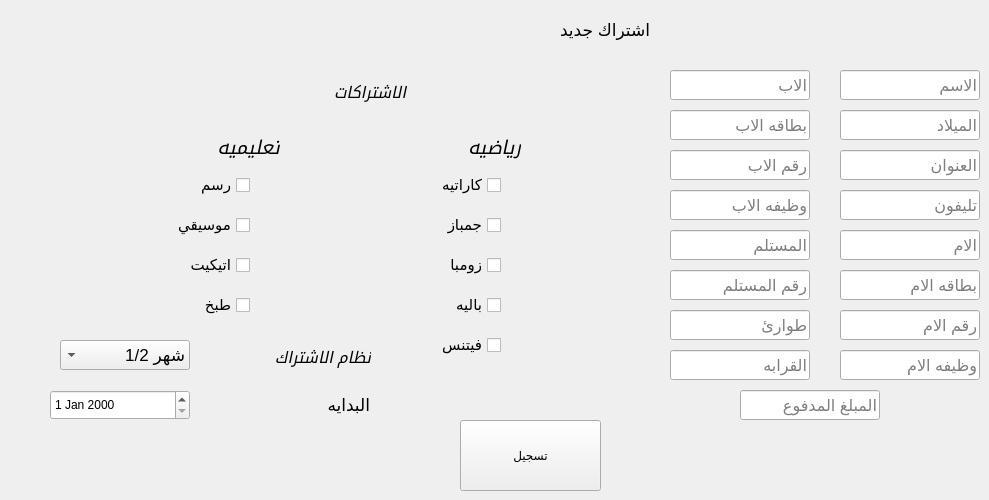
       <widget class="QWidget" name="tab_19">
        <attribute name="title">
         <string>اشتراك جديد</string>
        </attribute>
        <widget class="QLineEdit" name="lineEdit_57">
         <property name="geometry">
          <rect>
           <x>670</x>
           <y>150</y>
           <width>140</width>
           <height>30</height>
          </rect>
         </property>
         <property name="font">
          <font>
           <pointsize>12</pointsize>
          </font>
         </property>
         <property name="placeholderText">
          <string>رقم الاب</string>
         </property>
        </widget>
        <widget class="QLineEdit" name="lineEdit_58">
         <property name="geometry">
          <rect>
           <x>670</x>
           <y>310</y>
           <width>140</width>
           <height>30</height>
          </rect>
         </property>
         <property name="font">
          <font>
           <pointsize>12</pointsize>
          </font>
         </property>
         <property name="placeholderText">
          <string>طوارئ</string>
         </property>
        </widget>
        <widget class="QCheckBox" name="checkBox_17">
         <property name="geometry">
          <rect>
           <x>411</x>
           <y>250</y>
           <width>90</width>
           <height>30</height>
          </rect>
         </property>
         <property name="font">
          <font>
           <pointsize>11</pointsize>
          </font>
         </property>
         <property name="layoutDirection">
          <enum>Qt::RightToLeft</enum>
         </property>
         <property name="text">
          <string>زومبا</string>
         </property>
        </widget>
        <widget class="QLineEdit" name="lineEdit_59">
         <property name="geometry">
          <rect>
           <x>840</x>
           <y>350</y>
           <width>140</width>
           <height>30</height>
          </rect>
         </property>
         <property name="font">
          <font>
           <pointsize>12</pointsize>
          </font>
         </property>
         <property name="placeholderText">
          <string>وظيفه الام</string>
         </property>
        </widget>
        <widget class="QLineEdit" name="lineEdit_60">
         <property name="geometry">
          <rect>
           <x>840</x>
           <y>270</y>
           <width>140</width>
           <height>30</height>
          </rect>
         </property>
         <property name="font">
          <font>
           <pointsize>12</pointsize>
          </font>
         </property>
         <property name="placeholderText">
          <string>بطاقه الام</string>
         </property>
        </widget>
        <widget class="QLineEdit" name="lineEdit_61">
         <property name="geometry">
          <rect>
           <x>670</x>
           <y>230</y>
           <width>140</width>
           <height>30</height>
          </rect>
         </property>
         <property name="font">
          <font>
           <pointsize>12</pointsize>
          </font>
         </property>
         <property name="placeholderText">
          <string>المستلم</string>
         </property>
        </widget>
        <widget class="QLineEdit" name="lineEdit_62">
         <property name="geometry">
          <rect>
           <x>670</x>
           <y>110</y>
           <width>140</width>
           <height>30</height>
          </rect>
         </property>
         <property name="font">
          <font>
           <pointsize>12</pointsize>
          </font>
         </property>
         <property name="placeholderText">
          <string>بطاقه الاب</string>
         </property>
        </widget>
        <widget class="QLineEdit" name="lineEdit_63">
         <property name="geometry">
          <rect>
           <x>840</x>
           <y>150</y>
           <width>140</width>
           <height>30</height>
          </rect>
         </property>
         <property name="font">
          <font>
           <pointsize>12</pointsize>
          </font>
         </property>
         <property name="placeholderText">
          <string>العنوان</string>
         </property>
        </widget>
        <widget class="QCheckBox" name="checkBox_18">
         <property name="geometry">
          <rect>
           <x>411</x>
           <y>170</y>
           <width>90</width>
           <height>30</height>
          </rect>
         </property>
         <property name="font">
          <font>
           <pointsize>11</pointsize>
          </font>
         </property>
         <property name="layoutDirection">
          <enum>Qt::RightToLeft</enum>
         </property>
         <property name="text">
          <string>كاراتيه</string>
         </property>
        </widget>
        <widget class="QCheckBox" name="checkBox_19">
         <property name="geometry">
          <rect>
           <x>411</x>
           <y>210</y>
           <width>90</width>
           <height>30</height>
          </rect>
         </property>
         <property name="font">
          <font>
           <pointsize>11</pointsize>
          </font>
         </property>
         <property name="layoutDirection">
          <enum>Qt::RightToLeft</enum>
         </property>
         <property name="text">
          <string>جمباز</string>
         </property>
        </widget>
        <widget class="QCheckBox" name="checkBox_20">
         <property name="geometry">
          <rect>
           <x>160</x>
           <y>210</y>
           <width>90</width>
           <height>30</height>
          </rect>
         </property>
         <property name="font">
          <font>
           <pointsize>11</pointsize>
          </font>
         </property>
         <property name="layoutDirection">
          <enum>Qt::RightToLeft</enum>
         </property>
         <property name="text">
          <string>موسيقي</string>
         </property>
        </widget>
        <widget class="QLineEdit" name="lineEdit_64">
         <property name="geometry">
          <rect>
           <x>670</x>
           <y>270</y>
           <width>140</width>
           <height>30</height>
          </rect>
         </property>
         <property name="font">
          <font>
           <pointsize>12</pointsize>
          </font>
         </property>
         <property name="placeholderText">
          <string>رقم المستلم</string>
         </property>
        </widget>
        <widget class="QLineEdit" name="lineEdit_65">
         <property name="geometry">
          <rect>
           <x>670</x>
           <y>350</y>
           <width>140</width>
           <height>30</height>
          </rect>
         </property>
         <property name="font">
          <font>
           <pointsize>12</pointsize>
          </font>
         </property>
         <property name="placeholderText">
          <string>القرابه</string>
         </property>
        </widget>
        <widget class="QLineEdit" name="lineEdit_67">
         <property name="geometry">
          <rect>
           <x>670</x>
           <y>70</y>
           <width>140</width>
           <height>30</height>
          </rect>
         </property>
         <property name="font">
          <font>
           <pointsize>12</pointsize>
          </font>
         </property>
         <property name="placeholderText">
          <string>الاب</string>
         </property>
        </widget>
        <widget class="QLabel" name="label_11">
         <property name="geometry">
          <rect>
           <x>280</x>
           <y>70</y>
           <width>135</width>
           <height>45</height>
          </rect>
         </property>
         <property name="font">
          <font>
           <pointsize>12</pointsize>
           <weight>50</weight>
           <italic>true</italic>
           <bold>false</bold>
          </font>
         </property>
         <property name="text">
          <string>  الاشتراكات</string>
         </property>
        </widget>
        <widget class="QLineEdit" name="lineEdit_68">
         <property name="geometry">
          <rect>
           <x>840</x>
           <y>310</y>
           <width>140</width>
           <height>30</height>
          </rect>
         </property>
         <property name="font">
          <font>
           <pointsize>12</pointsize>
          </font>
         </property>
         <property name="placeholderText">
          <string>رقم الام</string>
         </property>
        </widget>
        <widget class="QCheckBox" name="checkBox_31">
         <property name="geometry">
          <rect>
           <x>411</x>
           <y>290</y>
           <width>90</width>
           <height>30</height>
          </rect>
         </property>
         <property name="font">
          <font>
           <pointsize>11</pointsize>
          </font>
         </property>
         <property name="layoutDirection">
          <enum>Qt::RightToLeft</enum>
         </property>
         <property name="text">
          <string>باليه</string>
         </property>
        </widget>
        <widget class="QLineEdit" name="lineEdit_69">
         <property name="geometry">
          <rect>
           <x>840</x>
           <y>190</y>
           <width>140</width>
           <height>30</height>
          </rect>
         </property>
         <property name="font">
          <font>
           <pointsize>12</pointsize>
          </font>
         </property>
         <property name="placeholderText">
          <string>تليفون</string>
         </property>
        </widget>
        <widget class="QPushButton" name="pushButton_22">
         <property name="geometry">
          <rect>
           <x>460</x>
           <y>420</y>
           <width>141</width>
           <height>71</height>
          </rect>
         </property>
         <property name="text">
          <string>تسجيل</string>
         </property>
        </widget>
        <widget class="QLineEdit" name="lineEdit_70">
         <property name="geometry">
          <rect>
           <x>840</x>
           <y>70</y>
           <width>140</width>
           <height>30</height>
          </rect>
         </property>
         <property name="font">
          <font>
           <pointsize>12</pointsize>
          </font>
         </property>
         <property name="placeholderText">
          <string>الاسم</string>
         </property>
        </widget>
        <widget class="QLineEdit" name="lineEdit_71">
         <property name="geometry">
          <rect>
           <x>840</x>
           <y>110</y>
           <width>140</width>
           <height>30</height>
          </rect>
         </property>
         <property name="font">
          <font>
           <pointsize>12</pointsize>
          </font>
         </property>
         <property name="placeholderText">
          <string>الميلاد</string>
         </property>
        </widget>
        <widget class="QLineEdit" name="lineEdit_72">
         <property name="geometry">
          <rect>
           <x>670</x>
           <y>190</y>
           <width>140</width>
           <height>30</height>
          </rect>
         </property>
         <property name="font">
          <font>
           <pointsize>12</pointsize>
          </font>
         </property>
         <property name="placeholderText">
          <string>وظيفه الاب</string>
         </property>
        </widget>
        <widget class="QLabel" name="label_22">
         <property name="geometry">
          <rect>
           <x>401</x>
           <y>130</y>
           <width>120</width>
           <height>35</height>
          </rect>
         </property>
         <property name="font">
          <font>
           <pointsize>14</pointsize>
           <weight>50</weight>
           <italic>true</italic>
           <bold>false</bold>
          </font>
         </property>
         <property name="text">
          <string>رياضيه</string>
         </property>
        </widget>
        <widget class="QCheckBox" name="checkBox_32">
         <property name="geometry">
          <rect>
           <x>411</x>
           <y>330</y>
           <width>90</width>
           <height>30</height>
          </rect>
         </property>
         <property name="font">
          <font>
           <pointsize>11</pointsize>
          </font>
         </property>
         <property name="layoutDirection">
          <enum>Qt::RightToLeft</enum>
         </property>
         <property name="text">
          <string>فيتنس</string>
         </property>
        </widget>
        <widget class="QLineEdit" name="lineEdit_73">
         <property name="geometry">
          <rect>
           <x>840</x>
           <y>230</y>
           <width>140</width>
           <height>30</height>
          </rect>
         </property>
         <property name="font">
          <font>
           <pointsize>12</pointsize>
          </font>
         </property>
         <property name="placeholderText">
          <string>الام</string>
         </property>
        </widget>
        <widget class="QLabel" name="label_24">
         <property name="geometry">
          <rect>
           <x>489</x>
           <y>10</y>
           <width>161</width>
           <height>40</height>
          </rect>
         </property>
         <property name="font">
          <font>
           <pointsize>13</pointsize>
          </font>
         </property>
         <property name="text">
          <string>اشتراك جديد</string>
         </property>
        </widget>
        <widget class="QLineEdit" name="lineEdit_74">
         <property name="geometry">
          <rect>
           <x>740</x>
           <y>390</y>
           <width>140</width>
           <height>30</height>
          </rect>
         </property>
         <property name="font">
          <font>
           <pointsize>12</pointsize>
          </font>
         </property>
         <property name="placeholderText">
          <string>المبلغ المدفوع</string>
         </property>
        </widget>
        <widget class="QLabel" name="label_28">
         <property name="geometry">
          <rect>
           <x>160</x>
           <y>130</y>
           <width>120</width>
           <height>35</height>
          </rect>
         </property>
         <property name="font">
          <font>
           <pointsize>14</pointsize>
           <weight>50</weight>
           <italic>true</italic>
           <bold>false</bold>
          </font>
         </property>
         <property name="text">
          <string>تعليميه</string>
         </property>
        </widget>
        <widget class="QCheckBox" name="checkBox_39">
         <property name="geometry">
          <rect>
           <x>160</x>
           <y>170</y>
           <width>90</width>
           <height>30</height>
          </rect>
         </property>
         <property name="font">
          <font>
           <pointsize>11</pointsize>
          </font>
         </property>
         <property name="layoutDirection">
          <enum>Qt::RightToLeft</enum>
         </property>
         <property name="text">
          <string>رسم</string>
         </property>
        </widget>
        <widget class="QCheckBox" name="checkBox_40">
         <property name="geometry">
          <rect>
           <x>160</x>
           <y>290</y>
           <width>90</width>
           <height>30</height>
          </rect>
         </property>
         <property name="font">
          <font>
           <pointsize>11</pointsize>
          </font>
         </property>
         <property name="layoutDirection">
          <enum>Qt::RightToLeft</enum>
         </property>
         <property name="text">
          <string>طبخ</string>
         </property>
        </widget>
        <widget class="QCheckBox" name="checkBox_41">
         <property name="geometry">
          <rect>
           <x>160</x>
           <y>250</y>
           <width>90</width>
           <height>30</height>
          </rect>
         </property>
         <property name="font">
          <font>
           <pointsize>11</pointsize>
          </font>
         </property>
         <property name="layoutDirection">
          <enum>Qt::RightToLeft</enum>
         </property>
         <property name="text">
          <string>اتيكيت</string>
         </property>
        </widget>
        <widget class="QLabel" name="label_43">
         <property name="geometry">
          <rect>
           <x>230</x>
           <y>390</y>
           <width>140</width>
           <height>30</height>
          </rect>
         </property>
         <property name="font">
          <font>
           <pointsize>13</pointsize>
          </font>
         </property>
         <property name="text">
          <string>البدايه</string>
         </property>
        </widget>
        <widget class="QDateEdit" name="dateEdit_3">
         <property name="geometry">
          <rect>
           <x>50</x>
           <y>390</y>
           <width>140</width>
           <height>30</height>
          </rect>
         </property>
        </widget>
        <widget class="QComboBox" name="comboBox_12">
         <property name="geometry">
          <rect>
           <x>60</x>
           <y>340</y>
           <width>130</width>
           <height>30</height>
          </rect>
         </property>
         <property name="font">
          <font>
           <pointsize>13</pointsize>
          </font>
         </property>
         <property name="layoutDirection">
          <enum>Qt::RightToLeft</enum>
         </property>
         <property name="currentIndex">
          <number>0</number>
         </property>
         <item>
          <property name="text">
           <string>1/2 شهر</string>
          </property>
         </item>
         <item>
          <property name="text">
           <string>1 شهر</string>
          </property>
         </item>
         <item>
          <property name="text">
           <string>2 شهر</string>
          </property>
         </item>
         <item>
          <property name="text">
           <string>3 اشهر</string>
          </property>
         </item>
         <item>
          <property name="text">
           <string>6 اشهر</string>
          </property>
         </item>
         <item>
          <property name="text">
           <string>سنه</string>
          </property>
         </item>
        </widget>
        <widget class="QLabel" name="label_52">
         <property name="geometry">
          <rect>
           <x>231</x>
           <y>340</y>
           <width>140</width>
           <height>35</height>
          </rect>
         </property>
         <property name="font">
          <font>
           <pointsize>12</pointsize>
           <weight>50</weight>
           <italic>true</italic>
           <bold>false</bold>
          </font>
         </property>
         <property name="text">
          <string>نظام الاشتراك</string>
         </property>
        </widget>
       </widget>
